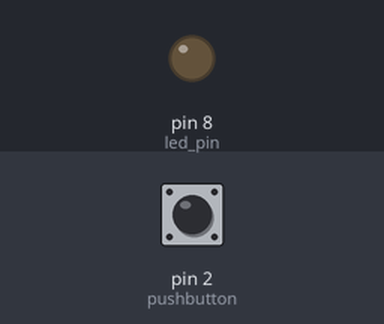
Bench run of a sketch on a simulated Arduino Uno, built with avr-gcc and run on an emulated ATmega328P. On the bench: output pins drawn as LEDs (lit = HIGH). Inputs (shaded band) come from the test bench; at power-on: pin 2 (pushbutton) LOW.

Above: at 1.2 s.
1.3 s: pin 2 (pushbutton) pulled HIGH for 0.15 s
At 1.37 s:
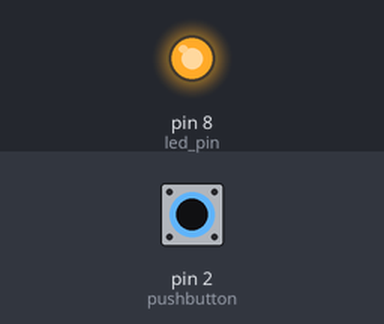
2.9 s: pin 2 (pushbutton) pulled HIGH for 3.2 s
At 7.1 s:
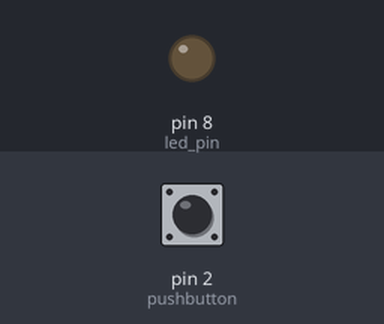
Timing chart, 0 to 8.6 s (numbered marks = the images above; inputs shaded):
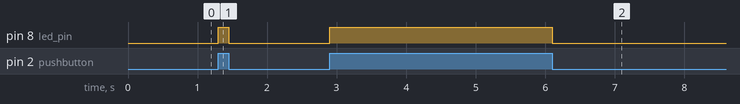

The sketch:

push-button-LED.ino
```cpp
int led_pin = 8;   // declaring pin 8 as led pin
int pushbutton = 2; // declaring pin 2 as pushbutton
void setup() {
  pinMode (led_pin , OUTPUT); // making led_pin as output
  pinMode (pushbutton ,INPUT); // making pushbutton as input
}
void loop() {
 if ( digitalRead(pushbutton)==HIGH){  // reads the push button
      digitalWrite(led_pin,HIGH); // if push button is pressed LED turns ON
 }else {
    digitalWrite (led_pin,LOW); // else LED turns OFF
  }
}
```

Measured:
- after the input at 1.3 s, pin 8 (led_pin): LOW → HIGH at once, → LOW 0.15 s later
- after the input at 2.9 s, pin 8 (led_pin): LOW → HIGH at once, → LOW 3.2 s later
